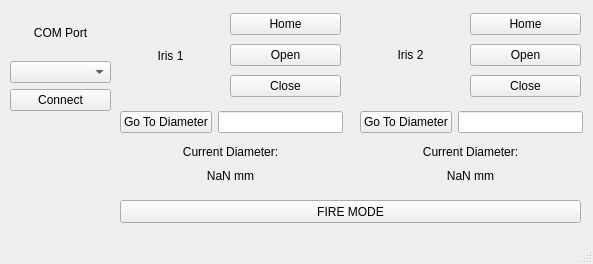
<?xml version="1.0" encoding="UTF-8"?>
<ui version="4.0">
 <class>MainWindow</class>
 <widget class="QMainWindow" name="MainWindow">
  <property name="geometry">
   <rect>
    <x>0</x>
    <y>0</y>
    <width>593</width>
    <height>264</height>
   </rect>
  </property>
  <property name="windowTitle">
   <string>Aligninator-9000</string>
  </property>
  <widget class="QWidget" name="centralwidget">
   <widget class="QWidget" name="IrisWidget" native="true">
    <property name="geometry">
     <rect>
      <x>110</x>
      <y>-10</y>
      <width>241</width>
      <height>201</height>
     </rect>
    </property>
    <widget class="QWidget" name="layoutWidget">
     <property name="geometry">
      <rect>
       <x>120</x>
       <y>20</y>
       <width>111</width>
       <height>91</height>
      </rect>
     </property>
     <layout class="QVBoxLayout" name="verticalLayout_2">
      <item>
       <widget class="QPushButton" name="homeIrisButton">
        <property name="text">
         <string>Home</string>
        </property>
       </widget>
      </item>
      <item>
       <widget class="QPushButton" name="openIrisButton">
        <property name="text">
         <string>Open</string>
        </property>
       </widget>
      </item>
      <item>
       <widget class="QPushButton" name="closeIrisButton">
        <property name="text">
         <string>Close</string>
        </property>
       </widget>
      </item>
     </layout>
    </widget>
    <widget class="QWidget" name="layoutWidget">
     <property name="geometry">
      <rect>
       <x>10</x>
       <y>153</y>
       <width>221</width>
       <height>41</height>
      </rect>
     </property>
     <layout class="QVBoxLayout" name="verticalLayout_3">
      <item>
       <widget class="QLabel" name="label">
        <property name="text">
         <string>Current Diameter:</string>
        </property>
        <property name="alignment">
         <set>Qt::AlignCenter</set>
        </property>
       </widget>
      </item>
      <item>
       <widget class="QLabel" name="currentDiameterLabel">
        <property name="text">
         <string>NaN mm</string>
        </property>
        <property name="alignment">
         <set>Qt::AlignCenter</set>
        </property>
       </widget>
      </item>
     </layout>
    </widget>
    <widget class="QWidget" name="layoutWidget">
     <property name="geometry">
      <rect>
       <x>10</x>
       <y>120</y>
       <width>223</width>
       <height>25</height>
      </rect>
     </property>
     <layout class="QHBoxLayout" name="horizontalLayout">
      <item>
       <widget class="QPushButton" name="goToDiameterButton">
        <property name="text">
         <string>Go To Diameter</string>
        </property>
       </widget>
      </item>
      <item>
       <widget class="QLineEdit" name="goToDiameterEntry">
        <property name="text">
         <string/>
        </property>
       </widget>
      </item>
     </layout>
    </widget>
    <widget class="QWidget" name="layoutWidget_6">
     <property name="geometry">
      <rect>
       <x>10</x>
       <y>20</y>
       <width>101</width>
       <height>91</height>
      </rect>
     </property>
     <layout class="QVBoxLayout" name="verticalLayout_7">
      <item>
       <widget class="QLabel" name="iris1label">
        <property name="text">
         <string>Iris 1</string>
        </property>
        <property name="alignment">
         <set>Qt::AlignCenter</set>
        </property>
       </widget>
      </item>
     </layout>
    </widget>
   </widget>
   <widget class="QWidget" name="IrisWidget_2" native="true">
    <property name="geometry">
     <rect>
      <x>350</x>
      <y>-10</y>
      <width>241</width>
      <height>201</height>
     </rect>
    </property>
    <widget class="QWidget" name="layoutWidget_2">
     <property name="geometry">
      <rect>
       <x>120</x>
       <y>20</y>
       <width>111</width>
       <height>91</height>
      </rect>
     </property>
     <layout class="QVBoxLayout" name="verticalLayout_4">
      <item>
       <widget class="QPushButton" name="homeIrisButton_2">
        <property name="text">
         <string>Home</string>
        </property>
       </widget>
      </item>
      <item>
       <widget class="QPushButton" name="openIrisButton_2">
        <property name="text">
         <string>Open</string>
        </property>
       </widget>
      </item>
      <item>
       <widget class="QPushButton" name="closeIrisButton_2">
        <property name="text">
         <string>Close</string>
        </property>
       </widget>
      </item>
     </layout>
    </widget>
    <widget class="QWidget" name="layoutWidget_3">
     <property name="geometry">
      <rect>
       <x>10</x>
       <y>153</y>
       <width>221</width>
       <height>41</height>
      </rect>
     </property>
     <layout class="QVBoxLayout" name="verticalLayout_5">
      <item>
       <widget class="QLabel" name="label_2">
        <property name="text">
         <string>Current Diameter:</string>
        </property>
        <property name="alignment">
         <set>Qt::AlignCenter</set>
        </property>
       </widget>
      </item>
      <item>
       <widget class="QLabel" name="currentDiameterLabel_2">
        <property name="text">
         <string>NaN mm</string>
        </property>
        <property name="alignment">
         <set>Qt::AlignCenter</set>
        </property>
       </widget>
      </item>
     </layout>
    </widget>
    <widget class="QWidget" name="layoutWidget_4">
     <property name="geometry">
      <rect>
       <x>10</x>
       <y>19</y>
       <width>101</width>
       <height>91</height>
      </rect>
     </property>
     <layout class="QVBoxLayout" name="verticalLayout_6">
      <item>
       <widget class="QLabel" name="iris2label">
        <property name="text">
         <string>Iris 2</string>
        </property>
        <property name="alignment">
         <set>Qt::AlignCenter</set>
        </property>
       </widget>
      </item>
     </layout>
    </widget>
    <widget class="QWidget" name="layoutWidget_5">
     <property name="geometry">
      <rect>
       <x>10</x>
       <y>120</y>
       <width>223</width>
       <height>25</height>
      </rect>
     </property>
     <layout class="QHBoxLayout" name="horizontalLayout_2">
      <item>
       <widget class="QPushButton" name="goToDiameterButton_2">
        <property name="text">
         <string>Go To Diameter</string>
        </property>
       </widget>
      </item>
      <item>
       <widget class="QLineEdit" name="goToDiameterEntry_2">
        <property name="text">
         <string/>
        </property>
       </widget>
      </item>
     </layout>
    </widget>
   </widget>
   <widget class="QPushButton" name="fireButton">
    <property name="geometry">
     <rect>
      <x>120</x>
      <y>200</y>
      <width>461</width>
      <height>23</height>
     </rect>
    </property>
    <property name="text">
     <string>FIRE MODE</string>
    </property>
   </widget>
   <widget class="QWidget" name="layoutWidget">
    <property name="geometry">
     <rect>
      <x>10</x>
      <y>10</y>
      <width>101</width>
      <height>101</height>
     </rect>
    </property>
    <layout class="QVBoxLayout" name="verticalLayout">
     <item>
      <widget class="QLabel" name="ComPortLabel">
       <property name="text">
        <string>COM Port</string>
       </property>
       <property name="alignment">
        <set>Qt::AlignCenter</set>
       </property>
      </widget>
     </item>
     <item>
      <widget class="QComboBox" name="ComPortSelectBox"/>
     </item>
     <item>
      <widget class="QPushButton" name="comPortConnectButton">
       <property name="text">
        <string>Connect</string>
       </property>
      </widget>
     </item>
    </layout>
   </widget>
  </widget>
  <widget class="QMenuBar" name="menubar">
   <property name="geometry">
    <rect>
     <x>0</x>
     <y>0</y>
     <width>593</width>
     <height>21</height>
    </rect>
   </property>
  </widget>
  <widget class="QStatusBar" name="statusbar"/>
 </widget>
 <resources/>
 <connections/>
</ui>
